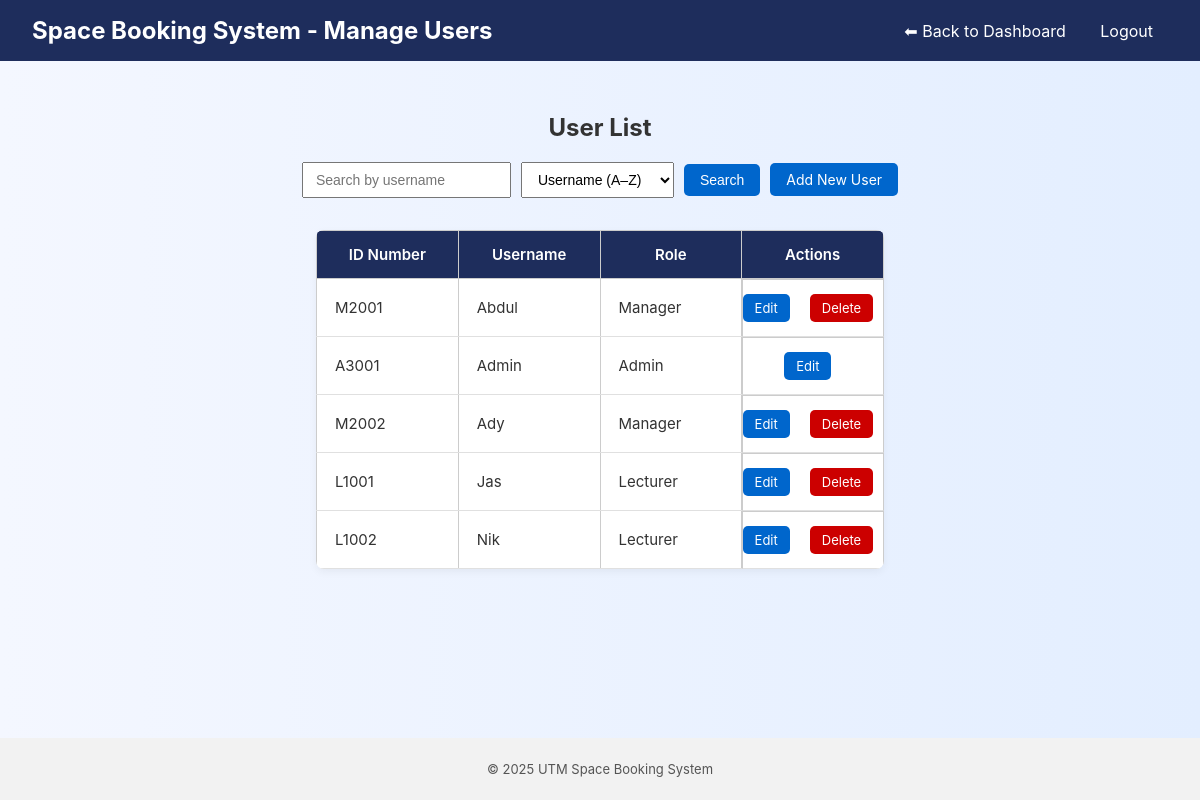
/manage_users.php (signed in), run on the app's committed database.
### tables this page shows
CREATE TABLE `users` (
  `id_number` varchar(50) NOT NULL,
  `username` varchar(100) NOT NULL,
  `password` varchar(255) NOT NULL,
  `role` enum('admin','lecturer','manager') NOT NULL
);

### manage_users.php (the view, shortened to what this page needs)
<?php
require 'db.php';
$search = isset($_GET['search']) ? $_GET['search'] : '';
$searchQuery = $search ? "WHERE id_number LIKE '%$search%' OR username LIKE '%$search%'" : "";
$sort = isset($_GET['sort']) ? $_GET['sort'] : 'username_asc';
$allowedSorts = [
    'username_asc' => ['column' => 'username', 'direction' => 'ASC'],
    'username_desc' => ['column' => 'username', 'direction' => 'DESC'],
    'id_number_asc' => ['column' => 'id_number', 'direction' => 'ASC'],
    'id_number_desc' => ['column' => 'id_number', 'direction' => 'DESC'],
    'role_asc' => ['column' => 'role', 'direction' => 'ASC'],
    'role_desc' => ['column' => 'role', 'direction' => 'DESC'],
];
if (array_key_exists($sort, $allowedSorts)) {
    $orderBy = $allowedSorts[$sort]['column'] . ' ' . $allowedSorts[$sort]['direction'];
} else {
    $orderBy = 'username ASC';
}
$query = "SELECT id_number, username, role FROM users $searchQuery ORDER BY $orderBy";
$result = mysqli_query($conn, $query);
?>
<!DOCTYPE html>
<html>
<head>
    <link rel="stylesheet" href="style.css">
</head>
<body>
<header>
    <h1>Space Booking System - Manage Users</h1>
    <nav>
        <a href="admin_dashboard.php">⬅ Back to Dashboard</a>
        <a href="logout.php">Logout</a>
    </nav>
</header>
<main>
    <h2>User List</h2>
    <div class="search-bar">
        <form method="get" class="search-form">
            <input type="text" name="search" placeholder="Search by username" value="<?= htmlspecialchars($search) ?>">
            <select name="sort">
                <option value="username_asc" <?= $sort === 'username_asc' ? 'selected' : '' ?>>Username (A–Z)</option>
            </select>
            <button type="submit" class="btn">Search</button>
            <a href="add_user.php" class="btn">Add New User</a>
        </form>
    </div>
    <table class="admin-table">
        <thead>
            <tr>
                <th>ID Number</th>
                <th>Username</th>
                <th>Role</th>
                <th>Actions</th>
            </tr>
        </thead>
        <tbody>
        <?php if (mysqli_num_rows($result) > 0): ?>
            <?php while ($user = mysqli_fetch_assoc($result)): ?>
                <tr>
                    <td><?= htmlspecialchars($user['id_number']) ?></td>
                    <td><?= htmlspecialchars($user['username']) ?></td>
                    <td><?= ucfirst($user['role']) ?></td>
                    <td class="actions">
                        <a href="edit_user.php?id_number=<?= urlencode($user['id_number']) ?>">Edit</a>
                        <?php if ($_SESSION['id_number'] !== $user['id_number']): ?>
                            <a href="delete_user.php?id_number=<?= urlencode($user['id_number']) ?>" class="delete"
                               onclick="return confirm('Delete this user?');">Delete</a>
                        <?php endif; ?>
                    </td>
                </tr>
            <?php endwhile; ?>
        <?php else: ?>
            <tr><td colspan="4">No users found.</td></tr>
        <?php endif; ?>
        </tbody>
    </table>
</main>
<?php include "footer.php"; ?>
</body>
</html>

### style.css (style rules this page uses)
html { height: 100%; }
body { font-family: 'Inter', sans-serif; margin: 0; padding: 0; background: linear-gradient(to right, #f4f7ff, #e3eeff); color: #333; min-height: 100vh; display: flex; flex-direction: column; }
header { background: #1e2d5c; color: #fff; padding: 1rem 2rem; display: flex; justify-content: space-between; align-items: center; }
header h1 { margin: 0; font-size: 1.5rem; }
.btn { display: inline-block; padding: 12px 25px; font-size: 16px; border-radius: 8px; text-decoration: none; cursor: pointer; transition: background 0.3s ease, transform 0.2s ease; }
nav a { color: #fff; margin: 0 15px; text-decoration: none; }
main { padding: 2rem; text-align: center; flex:1; }
.btn, button { display: inline-block; padding: 10px 20px; background: #0066cc; color: #fff; border: none; text-decoration: none; border-radius: 5px; font-size: 16px; cursor: pointer; transition: background 0.3s ease; }
table { width: 100%; max-width: 1000px; margin: 1em auto; border-collapse: collapse; background: white; box-shadow: 0 2px 8px rgba(0, 0, 0, 0.05); overflow: hidden; }
thead { background-color: #1e2d5c; color: white; }
thead tr th { text-align: center; }
th, td { padding: 14px 16px; border: 1px solid #ccc; font-size: 15px; }
th { background-color: #f0f0f0; text-align: center; font-weight: 600; }
td { text-align: left; }
.search-bar { margin: 20px auto; width: fit-content; }
.actions a { margin-right: 10px; text-decoration: none; color: #0066cc; }
.search-form { display: flex; flex-wrap: wrap; gap: 10px; align-items: center; }
.search-form input[type="text"], .search-form select { width: auto; padding: 8px 12px; margin: 0; font-size: 14px; }
.search-form .btn, .search-form button { padding: 8px 16px; font-size: 14px; }
.admin-table { width: 50%; margin: 2rem auto; border-collapse: collapse; background-color: #fff; box-shadow: 0 3px 8px rgba(0, 0, 0, 0.05); border-radius: 8px; overflow: hidden; table-layout: fixed; }
.admin-table th, .admin-table td { overflow: hidden; text-overflow: ellipsis; white-space: nowrap; }
.admin-table th { background-color: #1e2d5c; color: white; font-weight: 600; text-align: center; }
.admin-table td { padding: 14px 18px; border-bottom: 1px solid #e0e0e0; text-align: left; font-size: 15px; }
.admin-table th { background-color: #1e2d5c; color: white; font-weight: 600; position: sticky; top: 0; z-index: 1; }
.admin-table .actions { display: flex; justify-content: center; gap: 10px; }
.admin-table .actions a { padding: 6px 12px; font-size: 13px; border-radius: 5px; text-decoration: none; color: white; background: #0066cc; transition: background 0.3s ease; }
.admin-table .actions .delete { background: #cc0000; }

### data on the page
users: id_number "M2001", username "Abdul", role "Manager"
users: id_number "A3001", username "Admin", role "Admin"
users: id_number "M2002", username "Ady", role "Manager"
users: id_number "L1001", username "Jas", role "Lecturer"
users: id_number "L1002", username "Nik", role "Lecturer"
